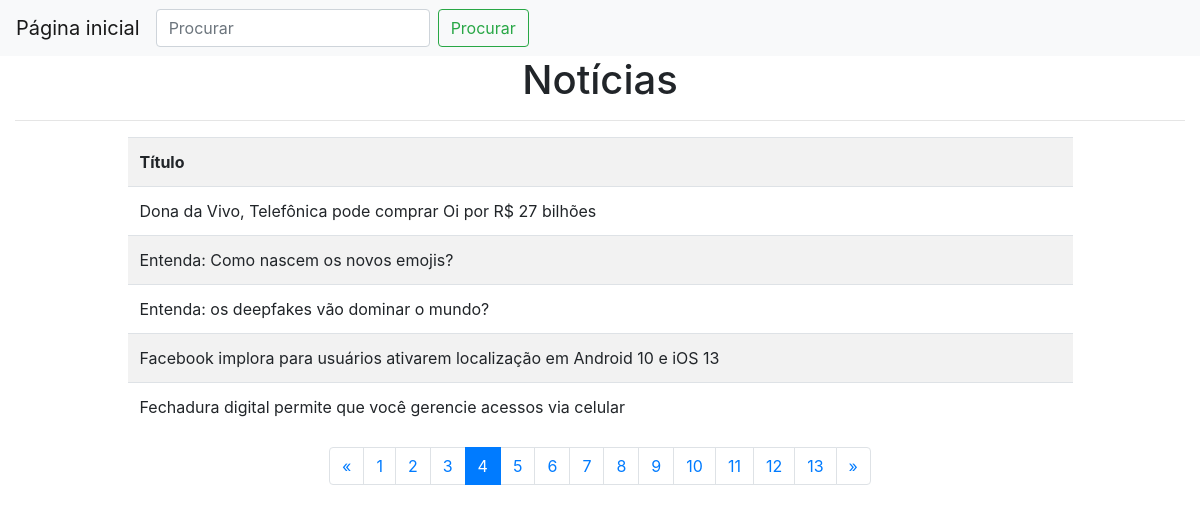
/?page=4, run on the app's committed database.
### core/models.py (models this page shows)
class BaseModel(models.Model):
    id = models.UUIDField(primary_key=True, default=uuid.uuid4, editable=False)
    objects = models.Manager()
    class Meta:
        abstract = True

class Article(BaseModel):
    title = models.CharField(max_length=200)
    class Meta:
        ordering = ('title',)

### core/views.py (the view)
# urls.py: path('', HomeView.as_view(), name='index')
class HomeView(ListView):
    template_name = 'core/index.html'
    model = Article
    form_class = ArticleForm
    context_object_name = 'articles'
    paginate_by = 5
    def get_queryset(self):
        form = self.form_class(self.request.GET)
        if form.is_valid():
            articles = self.model.objects.filter(title__icontains=form.cleaned_data['title'])
        else:
            articles = self.model.objects.all()
        return articles

### core/templatetags/title_tags.py (called while the page is built)
@register.simple_tag(takes_context=True)
def param_replace(context, **kwargs):
    data = {}
    title = context['request'].GET.get('title')
    if title:
        data['title'] = title
    for key, value in kwargs.items():
        if value:
            data[key] = value
    return urlencode(data)

### templates/core/index.html (shortened to what this page needs)
{% extends 'base_with_nav.html' %}
{% load title_tags %}
{% block content %}
<h1 class="text-center">Notícias</h1>
<hr>
{% if articles %}
    <div class="col-md-10 offset-md-1 table-responsive">
        <table class="table table-striped table-hover">
            <tr>
                <th>Título</th>
            </tr>
            {% for article in articles %}
                <tr>
                    <td>{{ article.title }}</td>
                </tr>
            {% endfor %}
        </table>
    </div>
    {% if is_paginated %}
        <nav aria-label="Page navigation example">
            <ul class="pagination justify-content-center">
                {% if page_obj.has_previous %}
                    <li class="page-item"><a class="page-link" href="?{% param_replace page=page_obj.previous_page_number %}">&laquo;</a></li>
                {% else %}
                    <li class="page-item disabled"><span class="page-link">&laquo;</span></li>
                {% endif %}
                {% for i in paginator.page_range %}
                    {% if page_obj.number == i %}
                        <li class="page-item active"><span class="page-link">{{ i }} <span class="sr-only">(current)</span></span></li>
                    {% else %}
                        <li class="page-item"><a class="page-link" href="?{% param_replace page=i %}">{{ i }}</a></li>
                    {% endif %}
                {% endfor %}
                {% if page_obj.has_next %}
                    <li class="page-item"><a class="page-link" href="?{% param_replace page=page_obj.next_page_number %}">&raquo;</a></li>
                {% else %}
                    <li class="page-item disabled"><span class="page-link">&raquo;</span></li>
                {% endif %}
            </ul>
        </nav>
    {% endif %}
{% else %}
<h3 class="text-center">Notícias não encontradas</h3>
{% endif %}
{% endblock %}

### data on the page
Article: title "Dona da Vivo, Telefônica pode comprar Oi por R$ 27 bilhões"
Article: title "Entenda: Como nascem os novos emojis?"
Article: title "Entenda: os deepfakes vão dominar o mundo?"
Article: title "Facebook implora para usuários ativarem localização em Android 10 e iOS 13"
Article: title "Fechadura digital permite que você gerencie acessos via celular"

### other printed values
{{ i }} "1" "2" "3" "5" "6" "7" "8" "9" "10" "11" "12" "13"
{{ i }} "4"
